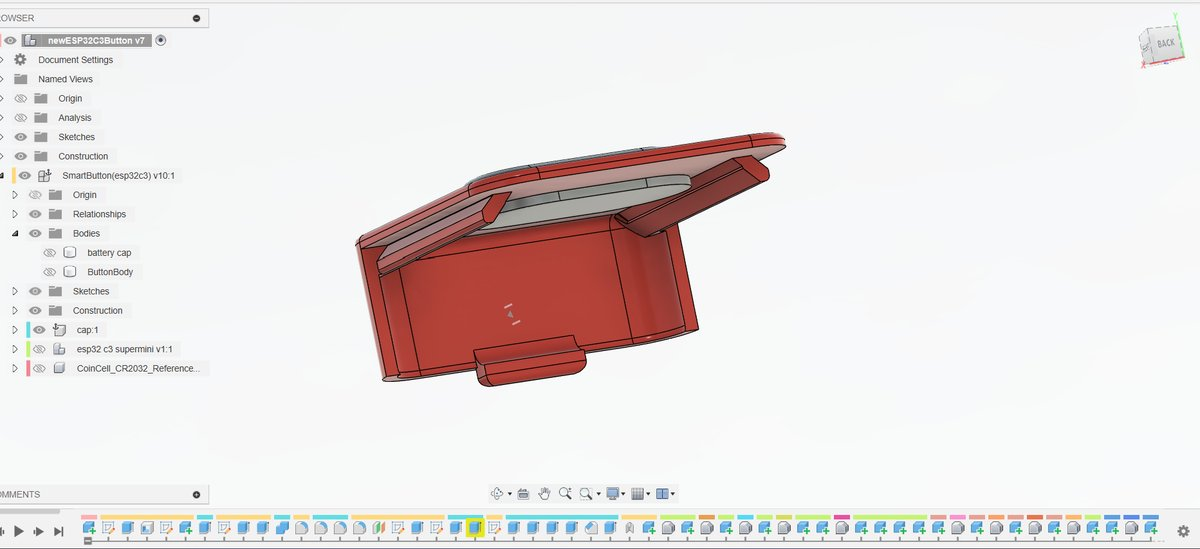
#> input picture assets/images/fusion360/ESP32C3 Smart Button/esp32smartbutton-1200w.jpg, 1200 x 549 px; its folder holds only this picture in this run
$ python optimize_images.py
#> lines starting #> are read from the running program, lines starting #| are printed output that depends on the picture
#!/usr/bin/env python3
"""
Fusion360 Gallery Image Optimizer
----------------------------------
Αυτόματη βελτιστοποίηση εικόνων στον τρέχοντα φάκελο.
Δημιουργεί responsive εκδόσεις (400w, 800w, 1200w) σε μορφή JPEG.
"""

import os
import sys
from PIL import Image

def optimize_image(input_path, output_base_name, output_dir):
    """
    Βελτιστοποιεί μια εικόνα σε 3 μεγέθη (Responsive Design).
    """
#> called with output_base_name = 'esp32smartbutton-1200w'
    try:
        img = Image.open(input_path)
#> img is the input picture: PIL image 1200x549 RGB; mean R, G, B 233.3, 226.7, 226

        # Μετατροπή σε RGB για συμβατότητα με JPEG (αφαίρεση transparency)
        if img.mode in ('RGBA', 'LA', 'P'):
            background = Image.new('RGB', img.size, (255, 255, 255))
            if img.mode == 'P':
                img = img.convert('RGBA')
            mask = img.split()[-1] if img.mode == 'RGBA' else None
            background.paste(img, mask=mask)
            img = background

        # Ορισμός μεγεθών για responsive images
        sizes = [
            (400, '400w'),
            (800, '800w'),
            (1200, '1200w')
        ]

        results = []

        for width, suffix in sizes:
            # Διατήρηση Aspect Ratio
            aspect_ratio = img.height / img.width
            height = int(width * aspect_ratio)

            # Resize με LANCZOS resampling (High Quality)
            resized = img.resize((width, height), Image.Resampling.LANCZOS)

            output_name = f"{output_base_name}-{suffix}.jpg"
            output_path = os.path.join(output_dir, output_name)

            # Αποθήκευση με Web Optimization
            resized.save(
                output_path,
                'JPEG',
                quality=85,
                optimize=True,
                progressive=True
            )

            file_size_kb = os.path.getsize(output_path) / 1024
            results.append({
                'name': output_name,
                'size_kb': file_size_kb,
                'dimensions': f"{width}x{height}"
            })

            print(f"  ✓ Δημιουργήθηκε: {output_name} ({width}x{height}, {file_size_kb:.1f} KB)")
#> this loop made 3 passes
#> pass 1, in optimize_image, `resized = img.resize((width, height), Image.Resampling.LANCZOS)`:
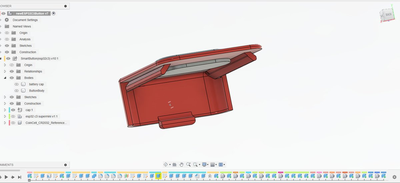
#> resized: PIL image 400x183 RGB; mean R, G, B 233.4, 226.8, 226
#> after the loop, results = 3 items

        return results

    except Exception as e:
        print(f"  ✗ Σφάλμα επεξεργασίας {input_path}: {str(e)}")
        return None

def main():
    # Καθορισμός φακέλου βάσει της τοποθεσίας του script
    script_dir = os.path.dirname(os.path.realpath(__file__))

    # Αν δοθούν ορίσματα από terminal χρησιμοποιούνται αυτά, αλλιώς ο τρέχων φάκελος
    input_folder = sys.argv[1] if len(sys.argv) > 1 else script_dir
    output_folder = sys.argv[2] if len(sys.argv) > 2 else os.path.join(script_dir, "optimized_assets")

    # Δημιουργία φακέλου εξόδου
    os.makedirs(output_folder, exist_ok=True)

    # Υποστηριζόμενα formats
    supported_formats = ('.jpg', '.jpeg', '.png', '.bmp', '.tiff', '.tif')

    # Φιλτράρισμα αρχείων
    image_files = [
        f for f in os.listdir(input_folder)
        if f.lower().endswith(supported_formats)
    ]

    if not image_files:
        print(f"Ειδοποίηση: Δεν βρέθηκαν εικόνες προς επεξεργασία στο: {input_folder}")
        return

    print(f"--- Έναρξη Βελτιστοποίησης ---")
    print(f"Φάκελος Εισόδου: {input_folder}")
    print(f"Φάκελος Εξόδου: {output_folder}")
    print(f"Σύνολο αρχείων: {len(image_files)}\n")

    for image_file in image_files:
        input_path = os.path.join(input_folder, image_file)

        # Καθαρισμός ονόματος (SEO Friendly)
        base_name = os.path.splitext(image_file)[0]
        base_name = base_name.lower().replace(' ', '-').replace('_', '-')
        base_name = ''.join(c for c in base_name if c.isalnum() or c == '-')

        print(f"Επεξεργασία: {image_file}")
        results = optimize_image(input_path, base_name, output_folder)
#> results = 3 items

        if results:
            total_size = sum(r['size_kb'] for r in results)
#> total_size = 96.26
            print(f"  Ολοκληρώθηκε: {base_name} (Συνολικό βάρος: {total_size:.1f} KB)\n")
#|   Ολοκληρώθηκε: esp32smartbutton-1200w (Συνολικό βάρος: 96.3 KB)

    print("-" * 30)
    print("Η διαδικασία ολοκληρώθηκε επιτυχώς!")

if __name__ == "__main__":
    try:
        main()
    except KeyboardInterrupt:
        print("\n\nΗ διαδικασία διακόπηκε από τον χρήστη.")
        sys.exit(0)
    except ImportError:
        print("\nΣφάλμα: Η βιβλιοθήκη Pillow δεν είναι εγκατεστημένη.")
        print("Εγκατάσταση: pip install Pillow")
        sys.exit(1)
